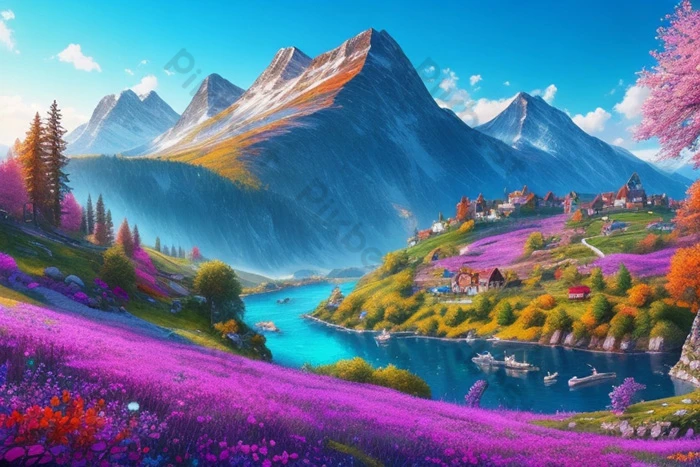
#> input picture img/img.png, 700 x 467 px; its folder holds 4 pictures in this run
$ python Exercice4.py
#> lines starting #> are read from the running program, lines starting #| are printed output that depends on the picture
import os
import cv2
import numpy as np
from sklearn.cluster import KMeans


# Fonction pour calculer les couleurs dominantes d'une image
def calculCouleursDominantes(image_path, num_colors=5):
    # Lire l'image
#> called with image_path = '../img/img.png', num_colors = 5
    img = cv2.imread(image_path)
#> img is the input picture: shape (467, 700, 3); mean B, G, R 148.9, 116.6, 95.2

    if img is None:
        print(f"Erreur lors du chargement de l'image : {image_path}")
        return None

    # Redimensionner pour accélérer le calcul
    img = cv2.resize(img, (100, 100))
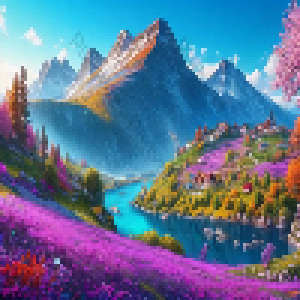
#> img: shape (100, 100, 3) (shown 3 times larger); mean B, G, R 148.7, 116.3, 95

    # Convertir en espace de couleur Lab (pour meilleure précision)
    img_lab = cv2.cvtColor(img, cv2.COLOR_BGR2Lab)
#> img_lab: shape (100, 100, 3); mean of channels 0, 1, 2 127.8, 134.1, 111.2

    # Convertir l'image en tableau de pixels (chaque pixel est un point 3D dans l'espace Lab)
    pixels = img_lab.reshape(-1, 3)

    # Appliquer KMeans pour trouver les couleurs dominantes
    kmeans = KMeans(n_clusters=num_colors, n_init=10, random_state=100)
    kmeans.fit(pixels)

    # Récupérer les centres des clusters, qui représentent les couleurs dominantes
    couleursDominantes = kmeans.cluster_centers_.astype(int)

    return couleursDominantes


# Fonction pour calculer la distance moyenne entre deux ensembles de couleurs
def calcul_dist(colors1, colors2):
    # Calcul de la somme des distances entre chaque paire de couleurs
    sommedistances = 0
    for color1 in colors1:
        for color2 in colors2:
            distance = np.linalg.norm(color1 - color2)
            sommedistances += distance

    # Calculer la moyenne des distances
    moyenneDistances = sommedistances / (len(colors1) * len(colors2))

    return moyenneDistances


# Chemin vers le dossier contenant les images
dossier = '../img/'

# Nombre de couleurs à calculer
nColors = 5

# Lecture des fichiers dans le dossier
fichiers = os.listdir(dossier)

# Liste pour stocker les couleurs dominantes de chaque image
colors = []

# Parcourir les fichiers et calculer les couleurs dominantes
for fichier in fichiers:
    # Filtrer pour ne traiter que les fichiers d'image (par exemple .jpg, .png)
    if fichier.endswith(('.jpg', '.jpeg', '.png')):
        couleursDominantes = calculCouleursDominantes(dossier + fichier, nColors)
        if couleursDominantes is not None:
            colors.append(couleursDominantes)
#> pass 2 of the loop `for fichier in fichiers:`:
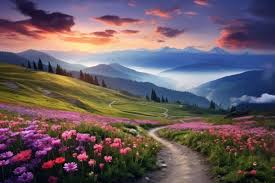
#> input picture img/img_1.png, 275 x 183 px
#> in calculCouleursDominantes, img is the input picture: shape (183, 275, 3); mean B, G, R 97.8, 90.2, 104.9
#> in calculCouleursDominantes (call 2), `img = cv2.resize(img, (100, 100))`:
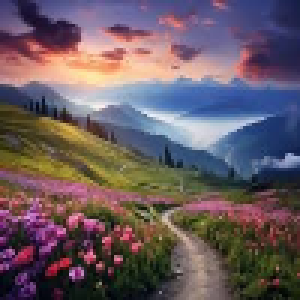
#> img: shape (100, 100, 3) (shown 3 times larger); mean B, G, R 97.7, 90.1, 104.8
#> img_lab: shape (100, 100, 3); mean of channels 0, 1, 2 101.3, 137.2, 126.5
#> pass 3 of the loop `for fichier in fichiers:`:
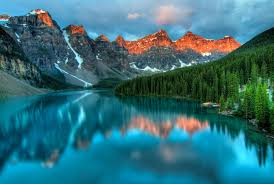
#> input picture img/img_2.png, 274 x 184 px
#> in calculCouleursDominantes, img is the input picture: shape (184, 274, 3); mean B, G, R 121.3, 111.5, 52
#> in calculCouleursDominantes (call 3), `img = cv2.resize(img, (100, 100))`:
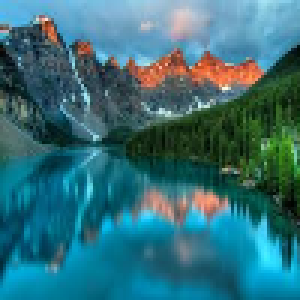
#> img: shape (100, 100, 3) (shown 3 times larger); mean B, G, R 121.1, 111.4, 51.9
#> img_lab: shape (100, 100, 3); mean of channels 0, 1, 2 112, 115.7, 118.5
#> the loop made 4 passes; the first 3 are shown

# Comparer les couleurs dominantes de chaque paire d'images
for i in range(len(colors)):
    for j in range(len(colors)):
        if i != j:
            d = calcul_dist(colors[i], colors[j])
            print(f"Distance ({fichiers[i]}, {fichiers[j]}) = {d:.2f}")
